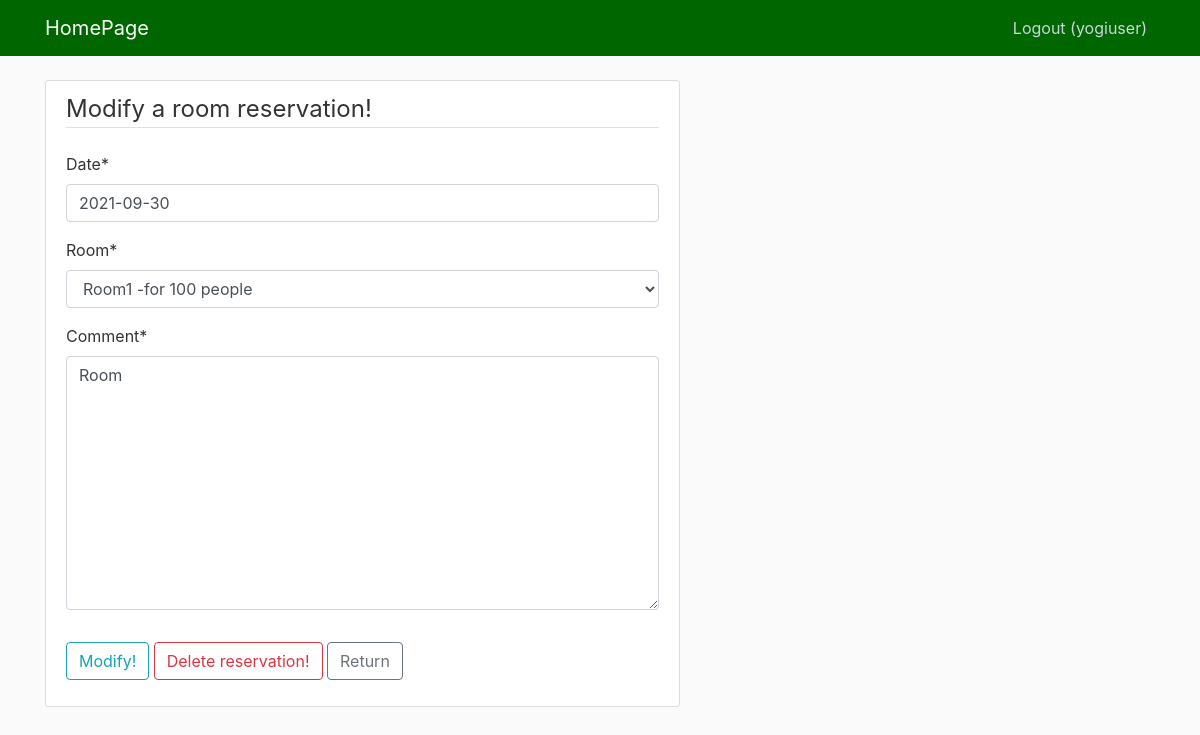
The app's page /modify-reservation/5/ (signed in) with its own data.
### system/models.py (models this page shows, shortened)
class Reservation(models.Model):
    date = models.DateField(validators=[validate_date])
    room = models.ForeignKey(Room, on_delete=models.CASCADE, null=True)
    user = models.ForeignKey(User, on_delete=models.CASCADE, null=True)
    comment = models.TextField()

### system/views.py (the view, shortened to what this page needs)
# urls.py: path('modify-reservation/<int:pk>/', UpdateReservation.as_view(), name='update-reservation'),
class UpdateReservation(LoginRequiredMixin, UserPassesTestMixin, UpdateView):
    model = Reservation
    template_name = 'modify_reservation.html'
    form_class = CreateUpdateReservation
    success_url = '/'
    def dispatch(self, request, *args, **kwargs):
        self.reservation = get_object_or_404(Reservation, pk=kwargs['pk'])
        return super(UpdateReservation, self).dispatch(request, *args, **kwargs)
    def test_func(self):
        reservation = self.get_object()
        if self.request.user == reservation.user:
            return True
        return False

### system/forms.py
class CreateUpdateReservation(forms.ModelForm):
    class Meta:
        model = Reservation
        fields = ['date', 'room', 'comment']
        labels = {
            'room': 'Room',
            'comment': 'Comment',
            forms.DateTimeField(): 'Date',
        }
        widgets = {
            'date': DatePickerInput()
        }

### system/models.py (called while the page is built)
    def __str__(self):
        return f"{self.name} -for {self.capacity} people  "

### system/templates/modify_reservation.html (shortened to what this page needs)
{% extends 'base.html' %}
{% load crispy_forms_tags %}
{% block content %}
    <div class="content-section">
        <form method="POST">
            <fieldset class="form-group">
                <legend class="border-bottom mb-4">Modify a room reservation!</legend>
                {{ form|crispy }}
            </fieldset>
            <div class="form-group">
                <button class="btn btn-outline-info" type="submit">Modify!</button>
                <a class="btn btn-outline-danger" href="{% url 'delete-reservation' reservation.id %}">Delete reservation!</a>
                <a class="btn btn-outline-secondary" href="{% url 'homepage' %}">Return</a>
            </div>
        </form>
    </div>
{% endblock %}

### system/templates/base.html (shortened to what this page needs)
{% load static %}
{% load bootstrap4 %}
{% bootstrap_css %}
<!DOCTYPE html>
<html>
<head>
    <link rel="stylesheet" href="https://maxcdn.bootstrapcdn.com/bootstrap/4.0.0/css/bootstrap.min.css">
    <link rel="stylesheet" type="text/css" href="{% static 'stylesheet.css' %}">
</head>
<body>
    <header class="site-header">
      <nav class="navbar navbar-expand-md navbar-dark bg-steel fixed-top">
        <div class="container">
          <a class="navbar-brand mr-4" href="{% url 'homepage' %}">HomePage</a>
          <div class="collapse navbar-collapse" id="navbarToggle">
            <div class="navbar-nav">
              {% if user.is_authenticated %}
                <a class="nav-item nav-link" href="{% url 'logout' %}">Logout ({{ user.username }})</a>
              {% else %}
                <a class="nav-item nav-link" href="{% url 'login' %}">Login</a>
                <a class="nav-item nav-link" href="{% url 'register' %}">Register</a>
              {% endif %}
            </div>
          </div>
        </div>
      </nav>
    </header>
    <main role="main" class="container">
      <div class="row">
        <div class="col-md-7">
          {% block content %}{% endblock %}
        </div>
      </div>
    </main>
</body>
</html>

### system/static/stylesheet.css (style rules this page uses)
body { background: #fafafa; color: #333333; margin-top: 5rem; }
.bg-steel { background-color: #006600; }
.site-header .navbar-nav .nav-link { color: #cbd5db; }
.content-section { background: #ffffff; padding: 10px 20px; border: 1px solid #dddddd; border-radius: 3px; margin-bottom: 20px; }

### records on screen
Reservation: date "2021-09-30", room "Room1 -for 100 people", comment "Room"

### other values on screen
{{ user.username }} "yogiuser"
